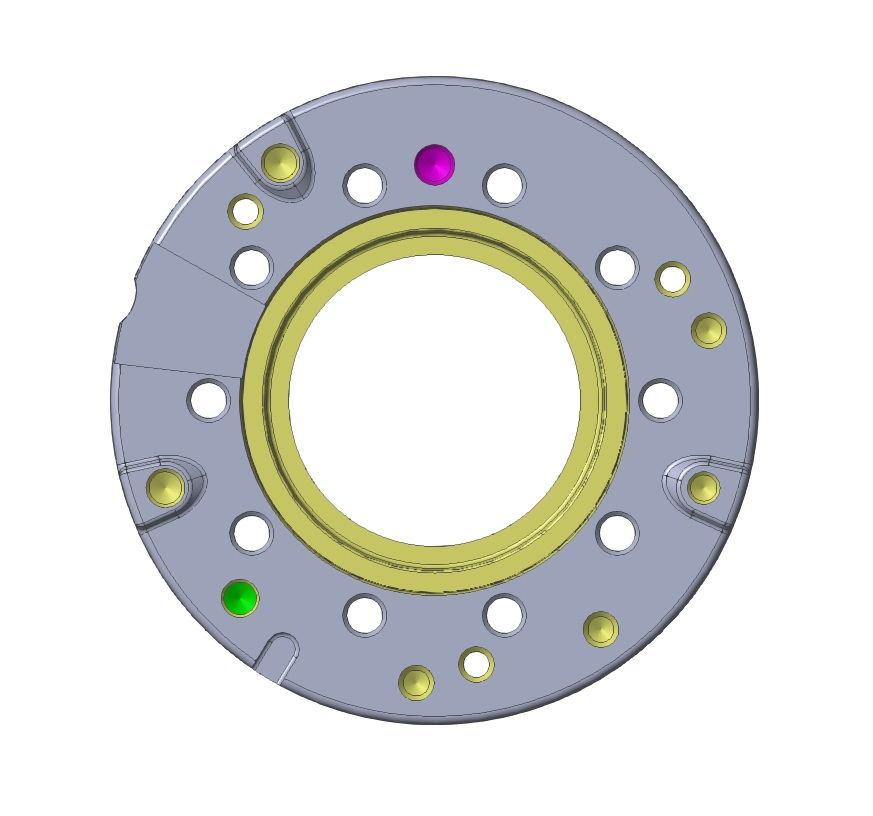
#> input picture ring_cad1.jpg, 873 x 816 px
$ python detect_circles.py
#> lines starting #> are read from the running program, lines starting #| are printed output that depends on the picture
# -*- coding: utf-8 -*-
"""
Created on Thu Apr 20 14:25:59 2017

@author: mauro
"""

import cv2
import numpy as np

img = cv2.imread('ring_cad1.jpg',0)
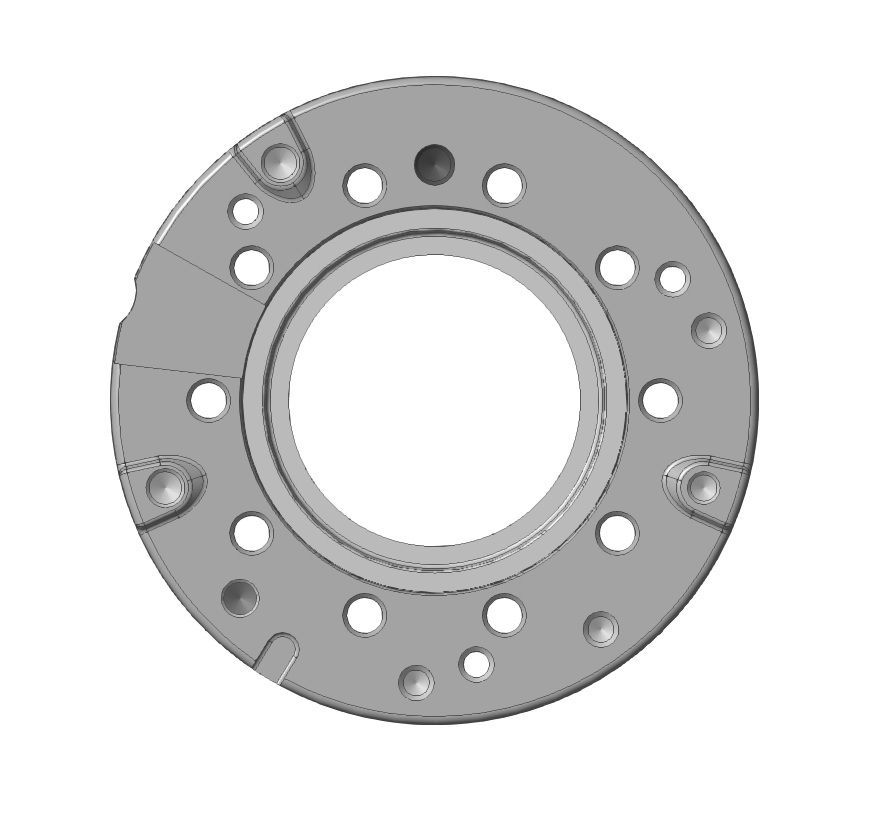
#> img: shape (816, 873); min 40, max 255, mean 220.6
img = cv2.medianBlur(img,5)
cimg = cv2.cvtColor(img,cv2.COLOR_GRAY2BGR)

circles = cv2.HoughCircles(img,cv2.HOUGH_GRADIENT,0.1,70)
#> circles = [[433.5, 399.5, 194.8]]

circles = np.uint16(np.around(circles))
#> circles = [[434, 400, 195]]
for i in circles[0,:]:
    # draw the outer circle
    cv2.circle(cimg,(i[0],i[1]),i[2],(0,255,0),2)
    # draw the center of the circle
    cv2.circle(cimg,(i[0],i[1]),2,(0,0,255),3)
#> this loop made 1 pass
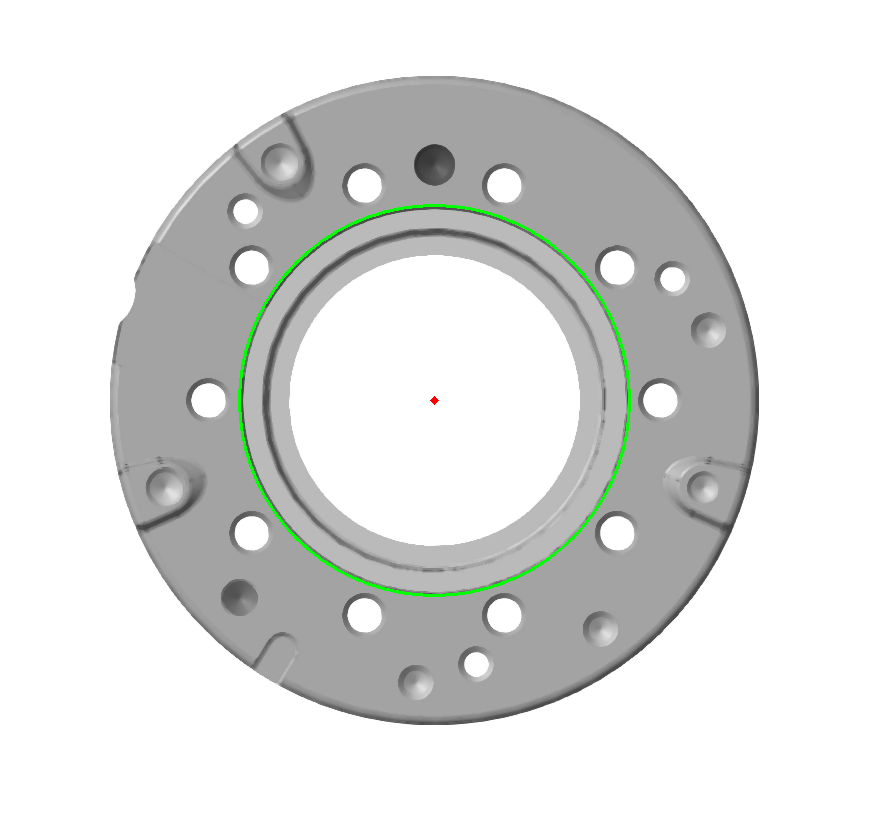
#> cimg: shape (816, 873, 3); mean B, G, R 220.6, 221.9, 220.7

cv2.imshow('detected circles',cimg)
cv2.waitKey(0)
cv2.destroyAllWindows()
